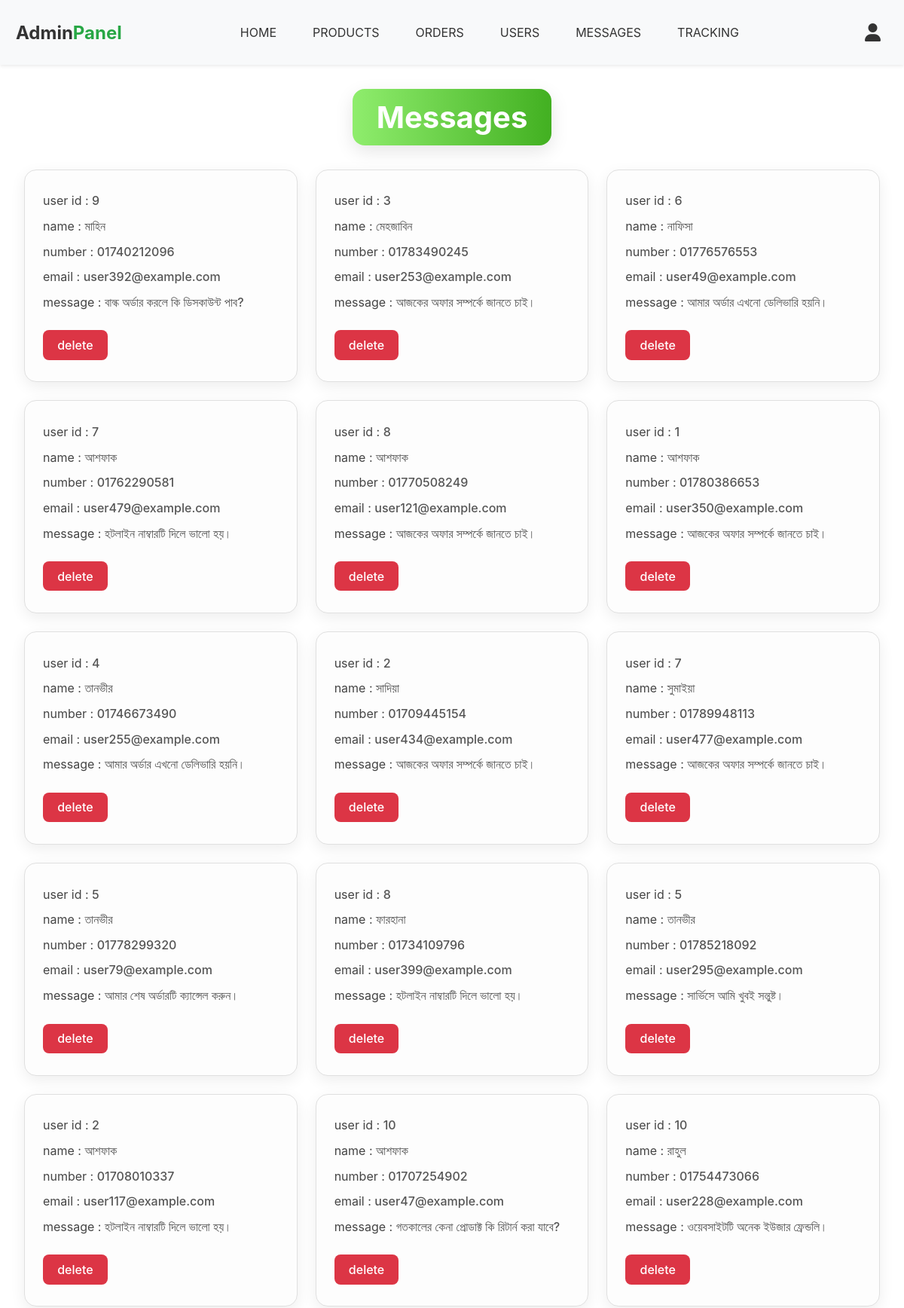
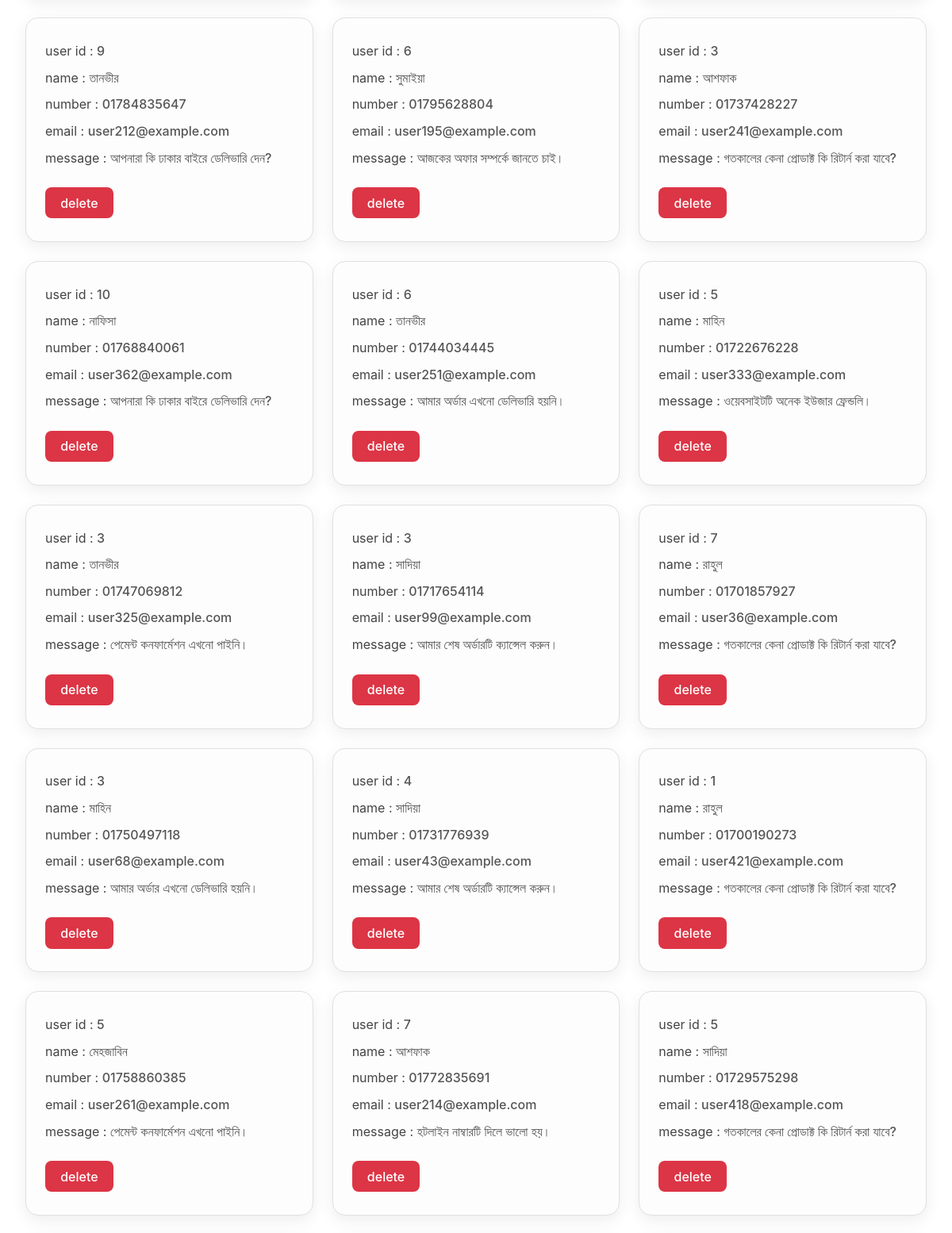
The app's page /admin_contacts.php (signed in, upper part) with its own data (2 pictures, top to bottom).
### tables this page shows
CREATE TABLE `message` (
  `id` int(11) NOT NULL,
  `user_id` int(11) NOT NULL,
  `name` varchar(100) NOT NULL,
  `number` varchar(20) DEFAULT NULL,
  `email` varchar(100) DEFAULT NULL,
  `message` text NOT NULL
);

### admin_contacts.php (the view, shortened to what this page needs)
<!DOCTYPE html>
<html lang="en">
<head>
   <link rel="stylesheet" href="css/admin_page.css">
   <link rel="stylesheet" href="https://cdn.jsdelivr.net/npm/@fortawesome/fontawesome-free@6.5.2/css/all.min.css">
</head>
<body>
<?php include 'admin_header.php'; ?>
<section class="messages">
   <h1 class="title">messages</h1>
   <div class="box-container">
   <?php
      $select_message = $conn->prepare("SELECT * FROM `message`");
      $select_message->execute();
      if($select_message->rowCount() > 0){
         while($fetch_message = $select_message->fetch(PDO::FETCH_ASSOC)){
   ?>
   <div class="box">
      <p> user id : <span><?= $fetch_message['user_id']; ?></span> </p>
      <p> name : <span><?= $fetch_message['name']; ?></span> </p>
      <p> number : <span><?= $fetch_message['number']; ?></span> </p>
      <p> email : <span><?= $fetch_message['email']; ?></span> </p>
      <p> message : <span><?= $fetch_message['message']; ?></span> </p>
      <a href="admin_contacts.php?delete=<?= $fetch_message['id']; ?>" onclick="return confirm('delete this message?');" class="delete-btn">delete</a>
   </div>
   <?php
         }
      }else{
         echo '<p class="empty">You have no messages!</p>';
      }
   ?>
   </div>
</section>
</body>
</html>

### css/admin_page.css (style rules this page uses)
* { margin: 0; padding: 0; font-family: 'Inter', sans-serif; box-sizing: border-box; }
.messages .box-container { display: grid; grid-template-columns: repeat(auto-fit, minmax(320px, 1fr)); gap: 1.5rem; padding: 0 2rem; }
.messages .title { background: linear-gradient(to right, #8fed6d, #42b021); color: white; font-size: 2.5rem; text-align: center; margin: 2rem auto; width: fit-content; padding: 0.8rem 2rem; border-radius: 1rem; box-shadow: 0 8px 25px rgba(0, 0, 0, 0.1); text-transform: capitalize; }
.messages .box { background: #fdfdfd; border-radius: 1rem; padding: 1.8rem 1.5rem; box-shadow: 0 6px 20px rgba(0, 0, 0, 0.07); border: 1px solid #e0e0e0; transition: all 0.3s ease-in-out; position: relative; overflow: hidden; }
.messages .box p { font-size: 1rem; color: #444; margin-bottom: 0.6rem; line-height: 1.5; }
.messages .box span { color: #555; font-weight: 500; }
.messages .box .delete-btn { display: inline-block; margin-top: 1rem; padding: 0.6rem 1.2rem; background-color: #dc3545; color: #fff; font-weight: 500; border-radius: 0.5rem; text-decoration: none; transition: background 0.3s ease; }

### records on screen
message: user "9", name "মাহিন", number "01740212096", email "user392@example.com", message "বাল্ক অর্ডার করলে কি ডিসকাউন্ট পাব?"
message: user "3", name "মেহজাবিন", number "01783490245", email "user253@example.com", message "আজকের অফার সম্পর্কে জানতে চাই।"
message: user "6", name "নাফিসা", number "01776576553", email "user49@example.com", message "আমার অর্ডার এখনো ডেলিভারি হয়নি।"
message: user "7", name "আশফাক", number "01762290581", email "user479@example.com", message "হটলাইন নাম্বারটি দিলে ভালো হয়।"
message: user "8", name "আশফাক", number "01770508249", email "user121@example.com", message "আজকের অফার সম্পর্কে জানতে চাই।"
message: user "1", name "আশফাক", number "01780386653", email "user350@example.com", message "আজকের অফার সম্পর্কে জানতে চাই।"
message: user "4", name "তানভীর", number "01746673490", email "user255@example.com", message "আমার অর্ডার এখনো ডেলিভারি হয়নি।"
message: user "2", name "সাদিয়া", number "01709445154", email "user434@example.com", message "আজকের অফার সম্পর্কে জানতে চাই।"
message: user "7", name "সুমাইয়া", number "01789948113", email "user477@example.com", message "আজকের অফার সম্পর্কে জানতে চাই।"
message: user "5", name "তানভীর", number "01778299320", email "user79@example.com", message "আমার শেষ অর্ডারটি ক্যান্সেল করুন।"
message: user "8", name "ফারহানা", number "01734109796", email "user399@example.com", message "হটলাইন নাম্বারটি দিলে ভালো হয়।"
message: user "5", name "তানভীর", number "01785218092", email "user295@example.com", message "সার্ভিসে আমি খুবই সন্তুষ্ট।"
message: user "2", name "আশফাক", number "01708010337", email "user117@example.com", message "হটলাইন নাম্বারটি দিলে ভালো হয়।"
message: user "10", name "আশফাক", number "01707254902", email "user47@example.com", message "গতকালের কেনা প্রোডাক্ট কি রিটার্ন করা যাবে?"
message: user "10", name "রাহুল", number "01754473066", email "user228@example.com", message "ওয়েবসাইটটি অনেক ইউজার ফ্রেন্ডলি।"
message: user "9", name "তানভীর", number "01784835647", email "user212@example.com", message "আপনারা কি ঢাকার বাইরে ডেলিভারি দেন?"
message: user "6", name "সুমাইয়া", number "01795628804", email "user195@example.com", message "আজকের অফার সম্পর্কে জানতে চাই।"
message: user "3", name "আশফাক", number "01737428227", email "user241@example.com", message "গতকালের কেনা প্রোডাক্ট কি রিটার্ন করা যাবে?"
message: user "10", name "নাফিসা", number "01768840061", email "user362@example.com", message "আপনারা কি ঢাকার বাইরে ডেলিভারি দেন?"
message: user "6", name "তানভীর", number "01744034445", email "user251@example.com", message "আমার অর্ডার এখনো ডেলিভারি হয়নি।"
message: user "5", name "মাহিন", number "01722676228", email "user333@example.com", message "ওয়েবসাইটটি অনেক ইউজার ফ্রেন্ডলি।"
message: user "3", name "তানভীর", number "01747069812", email "user325@example.com", message "পেমেন্ট কনফার্মেশন এখনো পাইনি।"
message: user "3", name "সাদিয়া", number "01717654114", email "user99@example.com", message "আমার শেষ অর্ডারটি ক্যান্সেল করুন।"
message: user "7", name "রাহুল", number "01701857927", email "user36@example.com", message "গতকালের কেনা প্রোডাক্ট কি রিটার্ন করা যাবে?"
message: user "3", name "মাহিন", number "01750497118", email "user68@example.com", message "আমার অর্ডার এখনো ডেলিভারি হয়নি।"
message: user "4", name "সাদিয়া", number "01731776939", email "user43@example.com", message "আমার শেষ অর্ডারটি ক্যান্সেল করুন।"
message: user "1", name "রাহুল", number "01700190273", email "user421@example.com", message "গতকালের কেনা প্রোডাক্ট কি রিটার্ন করা যাবে?"
message: user "5", name "মেহজাবিন", number "01758860385", email "user261@example.com", message "পেমেন্ট কনফার্মেশন এখনো পাইনি।"
message: user "7", name "আশফাক", number "01772835691", email "user214@example.com", message "হটলাইন নাম্বারটি দিলে ভালো হয়।"
message: user "5", name "সাদিয়া", number "01729575298", email "user418@example.com", message "গতকালের কেনা প্রোডাক্ট কি রিটার্ন করা যাবে?"
